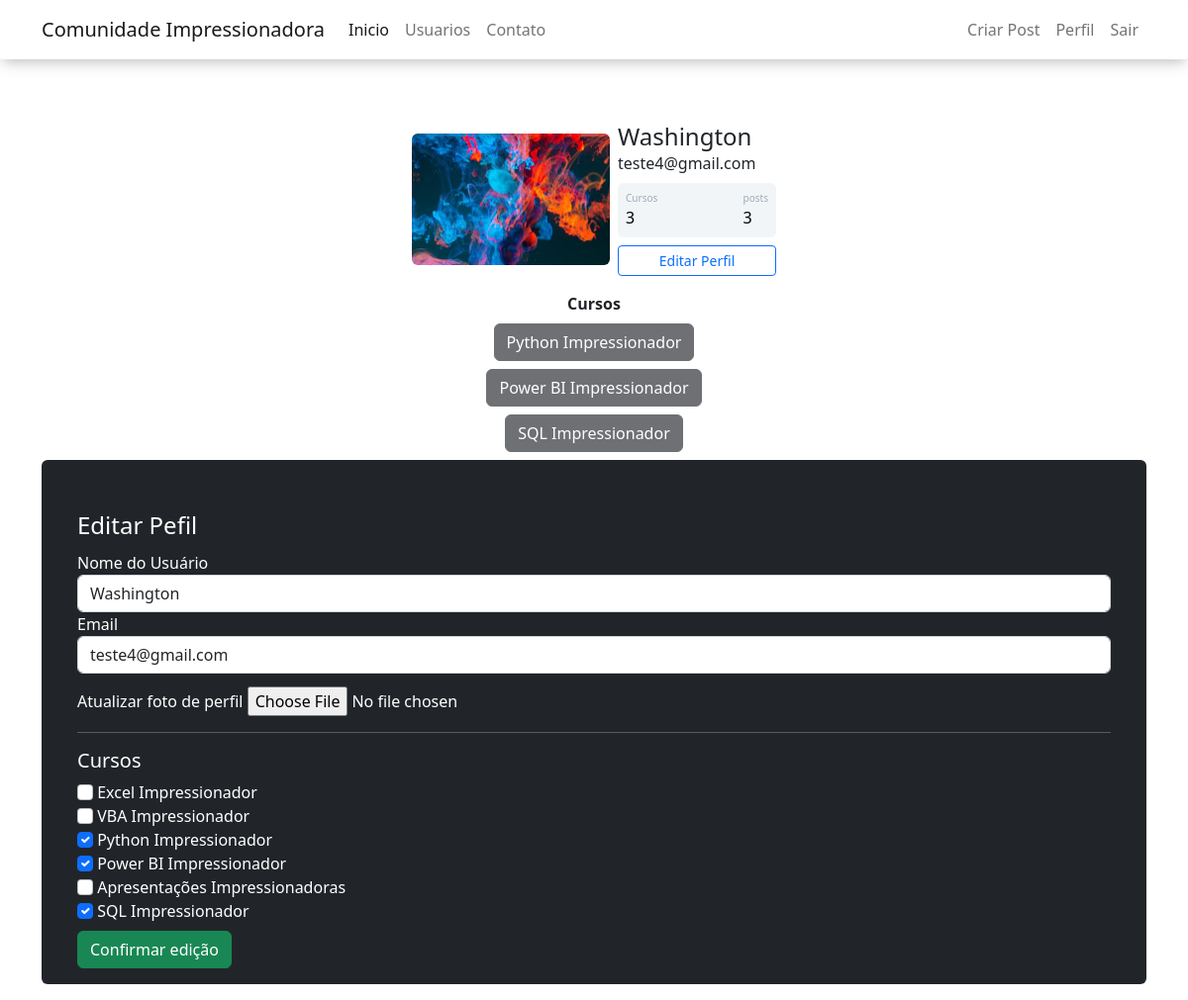
Screenshot of /perfil/editar (signed in) with the database file from the repository.
### comunidadeimpressionadora/models.py (models this page shows)
class Usuario(database.Model, UserMixin):
    id = database.Column(database.Integer, primary_key=True)
    username = database.Column(database.String, nullable=False)
    email = database.Column(database.String, nullable=False, unique=True)
    senha = database.Column(database.String, nullable=False)
    foto_perfil = database.Column(database.String, default='default.jpg')
    post = database.relationship('Post', backref='autor', lazy=True)
    cursos = database.Column(database.String, nullable=False, default='Não Informado')
    def contar_posts(self):
        return len(self.post)

### comunidadeimpressionadora/routes.py (the view)
@app.route('/perfil/editar', methods=['GET', 'POST'])
@login_required
def editar_perfil():
    form = FormEditarPerfil()
    if form.validate_on_submit():
        current_user.email = form.email.data
        current_user.username = form.username.data
        if form.foto_perfil.data:
            nome_imagem = salvar_imagem(form.foto_perfil.data)
            current_user.foto_perfil = nome_imagem
        current_user.cursos = atualizar_cursos(form)
        database.session.commit()
        flash('Perfil atualizado com Sucesso ', 'alert-success')
        return redirect(url_for('perfil'))
    elif request.method == "GET":
        form.username.data = current_user.username
        form.email.data = current_user.email
        for campo in form:
            if 'curso_' in campo.name:
                if campo.label.text in current_user.cursos:
                    campo.data = True
    foto_perfil = url_for(f'static', filename=f'fotos_perfil/{current_user.foto_perfil}')
    return render_template('editarperfil.html', foto_perfil=foto_perfil, form=form)

### comunidadeimpressionadora/forms.py (shortened to what this page needs)
class FormEditarPerfil(FlaskForm):
    username = StringField('Nome do Usuário', validators=[DataRequired(message="Digite o seu nome de usuario")])
    email = StringField('Email', validators=[DataRequired(), Email(message="Digite o seu email")])
    foto_perfil = FileField('Atualizar foto de perfil ',
                            validators=[FileAllowed(['jpg', 'png'],
                                                    message='[ERRO] - O arquivo deve estar no formato jpg ou png')])
    curso_excel = BooleanField('Excel Impressionador')
    curso_vba = BooleanField('VBA Impressionador')
    curso_python = BooleanField('Python Impressionador')
    curso_powerbi = BooleanField('Power BI Impressionador')
    curso_ppt = BooleanField('Apresentações Impressionadoras')
    curso_sql = BooleanField('SQL Impressionador')
    botao_submite_editarperfil = SubmitField('Confirmar edição')

### comunidadeimpressionadora/models.py (called while the page is built)
@login_manager.user_loader
def load_usuario(id_usuario):
    return Usuario.query.get(int(id_usuario))

### comunidadeimpressionadora/templates/editarperfil.html (shortened to what this page needs)
{% extends 'perfil.html' %}
{% block form_editar_perfil %}
<div class="container ">
       <div class="container rounded text-bg-dark pt-3 mb-3 mt-2">
              <div class="col ">
                     <form method="POST" action="" class=" p-4 mt-2 pb-3" enctype="multipart/form-data" >
                            <fieldset>
                            <legend>
                                Editar Pefil
                            </legend>
                                <div class="form-group">
                                       {{ form.username.label (class="form-control-label") }}
                                       {% if form.username.errors %}
                                            {{ form.username (class="form-control is-invalid") }}
                                       <div class="invalid-feedback">
                                            {% for erro in form.username.errors %}
                                                {{ erro }}
                                            {% endfor %}
                                        </div>
                                       {% else %}
                                            {{ form.username (class="form-control") }}
                                       {% endif %}
                                   </div>
                                   <div class="form-group">
                                       {{ form.email.label (class="form-control-label") }}
                                       {% if form.email.errors %}
                                            {{ form.email (class="form-control is-invalid") }}
                                       <div class="invalid-feedback">
                                            {% for erro in form.email.errors %}
                                                {{ erro }}
                                            {% endfor %}
                                        </div>
                                       {% else %}
                                            {{ form.email (class="form-control") }}
                                       {% endif %}
                                   </div>
                                    <div class="form-group">
                                        {{ form.foto_perfil.label (class="mt-3") }}
                                        {{ form.foto_perfil(class="form-control-file") }}
                                    </div>
                                <hr>
                                <h5>Cursos</h5>
                                {% for campo in form %}
                                    {% if 'curso_' in campo.name %}
                                        <div class="form-group">
                                            {{ campo(class="form-check-input") }}
                                            {{ campo.label (class="form-check-label") }}
                                        </div>
                                    {% endif %}
                                {% endfor %}
                            </fieldset>
                                   {{ form.botao_submite_editarperfil(class="btn btn-success mt-2") }}
                     </form>
              </div>
       </div>
</div>
{% endblock %}

### comunidadeimpressionadora/templates/perfil.html
{% extends 'base.html' %}
{% block body %}
<div class="container mt-5 d-flex justify-content-center">
            <div class="card p-3">
                <div class="d-flex align-items-center">
                    <div class="image pe-2">
                        <img src="{{ foto_perfil }}" class="rounded" width="200" >
                    </div>
                <div class="ml-3 w-100">
                   <h4 class="mb-0 mt-0">{{ current_user.username }}</h4>
                   <span>{{ current_user.email }}</span>
                   <div class="p-2 mt-2 bg-primary d-flex justify-content-between rounded text-white stats">
                    <div class="d-flex flex-column">
                        <span class="articles">Cursos</span>
                        {% if 'Não Informado' in current_user.cursos or current_user.cursos == '' %}
                            <span class="number1">0</span>
                        {% else %}
                            <span class="number1">{{ current_user.cursos.count(';') +1 }}</span>
                        {% endif %}
                    </div>
                    <div class="d-flex flex-column">
                        <span class="rating">posts</span>
                        <span class="number3">{{ current_user.contar_posts() }}</span>
                    </div>
                   </div>
                   <div class="button mt-2 d-flex flex-row align-items-center">
                    <a class="w-100" href="{{ url_for( 'editar_perfil' ) }}"> <button class="btn btn-sm btn-outline-primary w-100">Editar Perfil</button> </a>
                   </div>
                </div>
                </div>
            </div>
</div>
<div class="row justify-content-center m-0 ">
    <div class="col col-4" style="text-align: center">
        <strong>Cursos</strong><br>
        {% if 'Não Informado' in current_user.cursos or current_user.cursos == '' %}
        <button type="button" class="btn btn-light mt-2" disabled>Não Matriculado</button>
        {% else %}
            {% for curso in current_user.cursos.split(';') %}
                <button type="button" class="btn btn-dark mt-2" disabled>{{ curso }}</button>
        {% endfor %}
        {% endif %}
    </div>
</div>
{% block form_editar_perfil %}
{% endblock %}
{% endblock %}

### comunidadeimpressionadora/static/main.css (style rules this page uses)
.card { width: 400px; border: none; border-radius: 10px; background-color: #fff; }
.stats { background: #f2f5f8 !important; color: #000 !important; }
.articles { font-size:10px; color: #a1aab9; }
.number1 { font-weight:500; }
.rating { font-size:10px; color: #a1aab9; }
.number3 { font-weight:500; }

### rows the page displays
Usuario: username "Washington", email "teste4@gmail.com", cursos "3"

### other values shown
{{ current_user.contar_posts() }} "3"
{{ curso }} "Python Impressionador" "Power BI Impressionador" "SQL Impressionador"
{{ campo.label (class="form-check-label") }} "Excel Impressionador" "VBA Impressionador" "Python Impressionador" "Power BI Impressionador" "Apresentações Impressionadoras" "SQL Impressionador"
